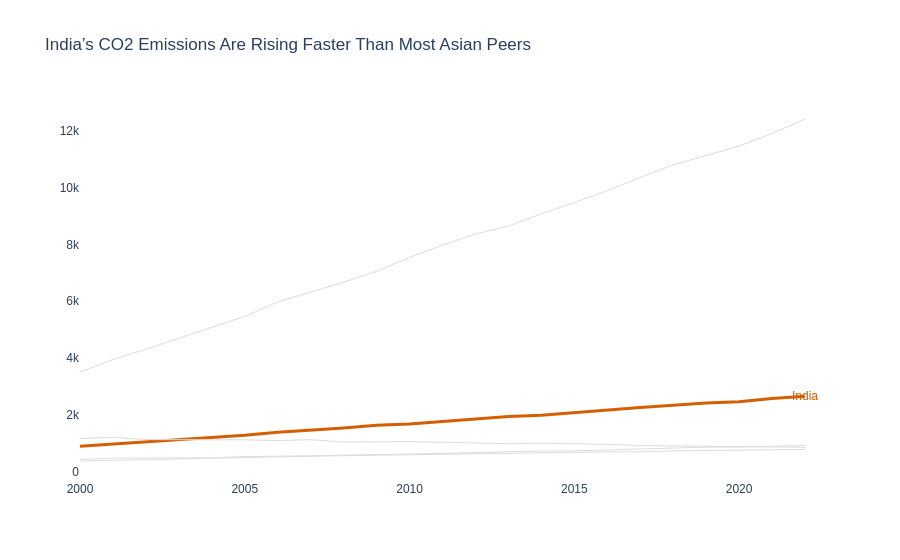

The notebook cell saved with this chart:
### Markdown cell above
---
## Task 1 — Multi-Series Line Chart with Highlight

**What to build:** A line chart showing CO2 emissions over time for **all Asian countries** in the dataset, with one country highlighted.

**Requirements:**
- All countries shown (for context), but only **one highlighted in colour** — your choice which
- All other lines in grey (#DDDDDD), thinner
- Highlighted country **labelled directly** at the end of its line (not in a legend)
- Insight title that names the highlighted country and its story

> 💡 `df[df['Region'] == 'Asia']` to filter; use `go.Figure()` with a loop for per-country control

### Code cell
import plotly.graph_objects as go

# Task 1 — Multi-series line with highlight
try:
    df
except NameError:
    import pandas as pd
    df = pd.read_csv('../data/co2_emissions.csv')

# Filter Asia
df_asia = df[df['Region'] == 'Asia']

highlight_country = "India"

fig1 = go.Figure()

# Plot all countries
for country in df_asia['Country'].unique():
    df_country = df_asia[df_asia['Country'] == country]

    if country == highlight_country:
        fig1.add_trace(go.Scatter(
            x=df_country['Year'],
            y=df_country['CO2_Mt'],
            mode='lines',
            line=dict(color="#D55E00", width=3),  # highlight color
            name=country
        ))
    else:
        fig1.add_trace(go.Scatter(
            x=df_country['Year'],
            y=df_country['CO2_Mt'],
            mode='lines',
            line=dict(color="#DDDDDD", width=1),
            showlegend=False
        ))

# Add direct label for highlighted country
df_high = df_asia[df_asia['Country'] == highlight_country]
fig1.add_annotation(
    x=df_high['Year'].max(),
    y=df_high[df_high['Year'] == df_high['Year'].max()]['CO2_Mt'].values[0],
    text=highlight_country,
    showarrow=False,
    font=dict(size=12, color="#D55E00")
)

# Layout styling
fig1.update_layout(
    title="India’s CO2 Emissions Are Rising Faster Than Most Asian Peers",
    plot_bgcolor="white",
    paper_bgcolor="white",
    font=dict(family="Arial", size=12),
    xaxis=dict(showgrid=False),
    yaxis=dict(showgrid=False),
    showlegend=False
)

fig1.show()

### Figure 1 — Plotly figure (JSON) as saved in the notebook; plotly's stock layout.template omitted (floating-point values rounded to 4 significant figures)
{"data": [{"line": {"color": "#DDDDDD", "width": 1}, "mode": "lines", "showlegend": false, "type": "scatter", "x": [2000, 2001, 2002, 2003, 2004, 2005, 2006, 2007, 2008, 2009, 2010, 2011, 2012, 2013, 2014, 2015, 2016, 2017, 2018, 2019, 2020, 2021, 2022], "y": [3514.0, 3952.0, 4312.0, 4692.0, 5079.0, 5468.0, 5974.0, 6323.0, 6673.0, 7053.0, 7543.0, 7972.0, 8365.0, 8641.0, 9078.0, 9466.0, 9887.0, 10360.0, 10790.0, 11130.0, 11450.0, 11900.0, 12410.0]}, {"line": {"color": "#D55E00", "width": 3}, "mode": "lines", "name": "India", "type": "scatter", "x": [2000, 2001, 2002, 2003, 2004, 2005, 2006, 2007, 2008, 2009, 2010, 2011, 2012, 2013, 2014, 2015, 2016, 2017, 2018, 2019, 2020, 2021, 2022], "y": [901.6, 974.6, 1056.0, 1146.0, 1205.0, 1291.0, 1396.0, 1466.0, 1542.0, 1637.0, 1687.0, 1774.0, 1865.0, 1945.0, 1994.0, 2092.0, 2177.0, 2267.0, 2345.0, 2419.0, 2466.0, 2580.0, 2661.0]}, {"line": {"color": "#DDDDDD", "width": 1}, "mode": "lines", "showlegend": false, "type": "scatter", "x": [2000, 2001, 2002, 2003, 2004, 2005, 2006, 2007, 2008, 2009, 2010, 2011, 2012, 2013, 2014, 2015, 2016, 2017, 2018, 2019, 2020, 2021, 2022], "y": [1166.0, 1220.0, 1136.0, 1131.0, 1151.0, 1127.0, 1101.0, 1133.0, 1050.0, 1061.0, 1064.0, 1042.0, 1005.0, 990.9, 1010.0, 996.6, 967.4, 925.1, 916.6, 914.5, 902.8, 898.1, 865.1]}, {"line": {"color": "#DDDDDD", "width": 1}, "mode": "lines", "showlegend": false, "type": "scatter", "x": [2000, 2001, 2002, 2003, 2004, 2005, 2006, 2007, 2008, 2009, 2010, 2011, 2012, 2013, 2014, 2015, 2016, 2017, 2018, 2019, 2020, 2021, 2022], "y": [438.1, 481.5, 490.6, 490.8, 494.6, 537.2, 539.0, 566.1, 570.0, 585.4, 595.9, 620.6, 631.1, 649.6, 646.2, 686.5, 704.0, 706.0, 738.5, 750.8, 755.8, 777.3, 789.5]}, {"line": {"color": "#DDDDDD", "width": 1}, "mode": "lines", "showlegend": false, "type": "scatter", "x": [2000, 2001, 2002, 2003, 2004, 2005, 2006, 2007, 2008, 2009, 2010, 2011, 2012, 2013, 2014, 2015, 2016, 2017, 2018, 2019, 2020, 2021, 2022], "y": [382.8, 400.4, 430.7, 453.8, 482.6, 501.9, 533.0, 551.8, 586.6, 602.5, 614.5, 647.3, 680.1, 717.7, 736.3, 738.2, 768.8, 813.7, 834.8, 872.3, 876.5, 898.5, 930.5]}], "layout": {"annotations": [{"font": {"color": "#D55E00", "size": 12}, "showarrow": false, "text": "India", "x": 2022, "y": 2661.0}], "font": {"family": "Arial", "size": 12}, "paper_bgcolor": "white", "plot_bgcolor": "white", "showlegend": false, "title": {"text": "India’s CO2 Emissions Are Rising Faster Than Most Asian Peers"}, "xaxis": {"showgrid": false}, "yaxis": {"showgrid": false}}}
